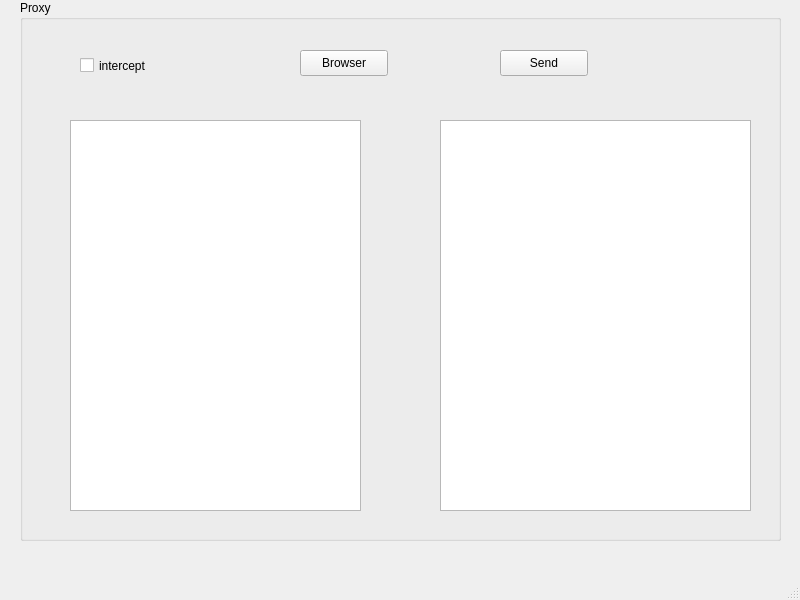
<?xml version="1.0" encoding="UTF-8"?>
<ui version="4.0">
 <class>MainWindow</class>
 <widget class="QMainWindow" name="MainWindow">
  <property name="geometry">
   <rect>
    <x>0</x>
    <y>0</y>
    <width>800</width>
    <height>600</height>
   </rect>
  </property>
  <property name="windowTitle">
   <string>MainWindow</string>
  </property>
  <widget class="QWidget" name="centralwidget">
   <widget class="QGroupBox" name="groupBox">
    <property name="geometry">
     <rect>
      <x>20</x>
      <y>0</y>
      <width>761</width>
      <height>541</height>
     </rect>
    </property>
    <property name="title">
     <string>Proxy</string>
    </property>
    <widget class="QTextEdit" name="textEdit_1">
     <property name="geometry">
      <rect>
       <x>50</x>
       <y>120</y>
       <width>291</width>
       <height>391</height>
      </rect>
     </property>
    </widget>
    <widget class="QTextEdit" name="textEdit_2">
     <property name="geometry">
      <rect>
       <x>420</x>
       <y>120</y>
       <width>311</width>
       <height>391</height>
      </rect>
     </property>
    </widget>
    <widget class="QCheckBox" name="checkBoxIntercept">
     <property name="geometry">
      <rect>
       <x>60</x>
       <y>50</y>
       <width>111</width>
       <height>31</height>
      </rect>
     </property>
     <property name="text">
      <string>intercept</string>
     </property>
    </widget>
    <widget class="QPushButton" name="pushButtonBrowser">
     <property name="geometry">
      <rect>
       <x>280</x>
       <y>50</y>
       <width>88</width>
       <height>26</height>
      </rect>
     </property>
     <property name="text">
      <string>Browser</string>
     </property>
    </widget>
    <widget class="QPushButton" name="pushButtonSend">
     <property name="geometry">
      <rect>
       <x>480</x>
       <y>50</y>
       <width>88</width>
       <height>26</height>
      </rect>
     </property>
     <property name="text">
      <string>Send</string>
     </property>
    </widget>
   </widget>
  </widget>
  <widget class="QMenuBar" name="menubar">
   <property name="geometry">
    <rect>
     <x>0</x>
     <y>0</y>
     <width>800</width>
     <height>23</height>
    </rect>
   </property>
  </widget>
  <widget class="QStatusBar" name="statusbar"/>
 </widget>
 <resources/>
 <connections/>
</ui>
